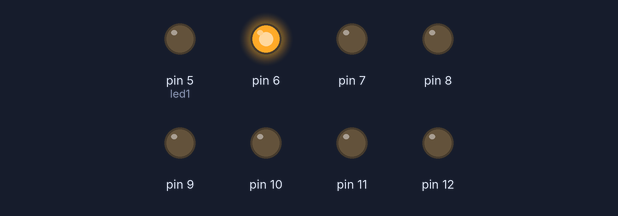
Simulated run of this sketch. Board: Arduino Uno, built with avr-gcc and run on an emulated ATmega328P. Shown: output pins drawn as LEDs (lit = HIGH).

Above: at 2.5 s.
At 7.5 s:
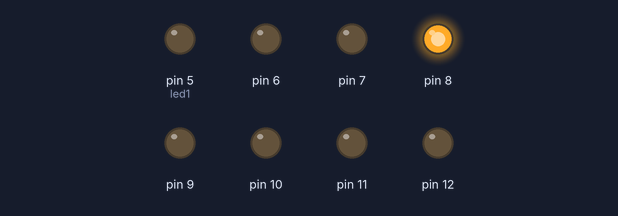
At 12.5 s:
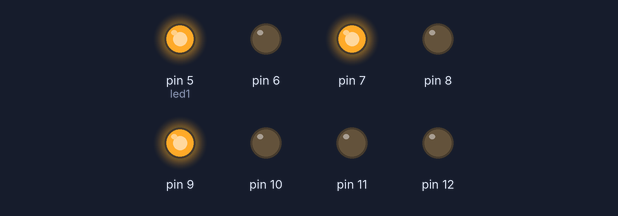
Timing chart, 0 to 19.5 s (numbered marks = the images above):
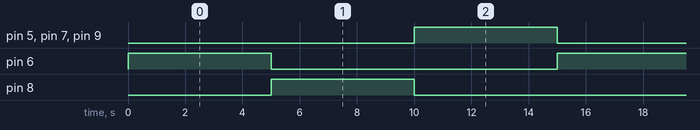

The sketch:

contador_binario_exercicio_aula.ino
```cpp
int led1 = 5;

void setup() {
  // put your setup code here, to run once:
  for(size_t i = 0; i < 8; i++){
    pinMode(led1 + i, OUTPUT);
  }
}

void loop() {
  // put your main code here, to run repeatedly:
  representaBinario(2, led1);
  delay(5000);
  representaBinario(8, led1);
  delay(5000);
  representaBinario(21, led1);
  delay(5000);
}

void representaBinario(byte num, int led1){
  for(int bit = 0; bit < 8; bit++){
    digitalWrite(led1 + bit, (num >> bit) & 0x01);
  }
}
```

Measured:
- by itself, pin 5 (led1), pin 6–9: alternates HIGH for 5.0 s and LOW for 10.0 s
- by itself, everything shown: repeats every 15.0 s, in 3 steps
